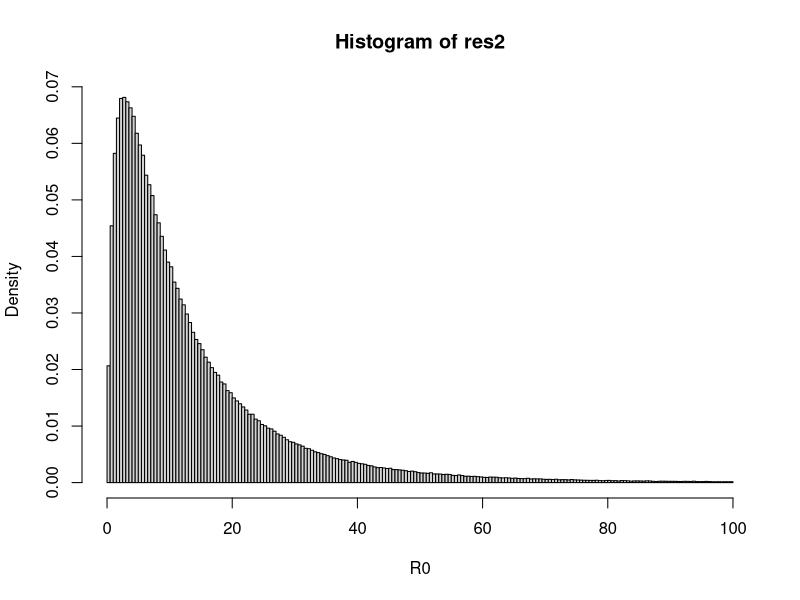

This figure's R source:
n=1e6
K_f    <- rgamma(n, shape=5, scale=1.4)
betar <- rgamma(n, shape=2, scale=0.25)
life_f <- rgamma(n, shape=4, scale=1)

res2 <- K_f * betar * life_f
res2 <- res2[res2<100]

h<-hist(res2,breaks=200,xlab="R0",freq=FALSE)
max_idx <- which.max(h$counts)
max_x <- h$mids[max_idx]
#cat(max_idx,max_x, "\n")
